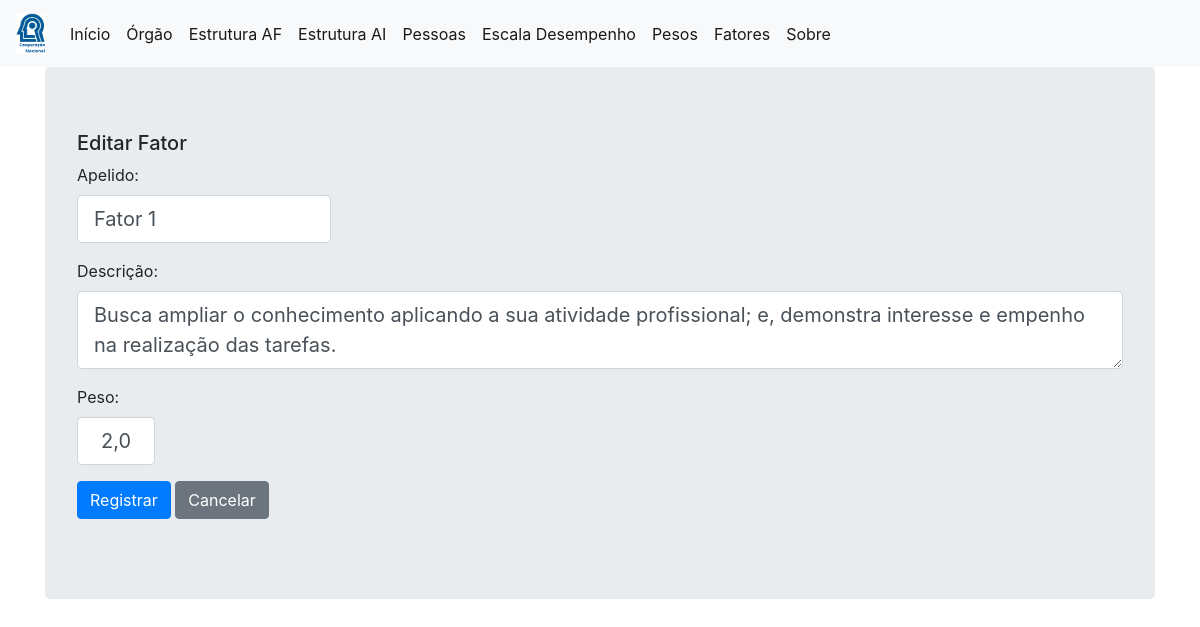
The app's page /edit_fatores/2 with its own data.
### project/models.py (models this page shows, shortened)
class Fatores (db.Model):
    __tablename__ = "fatores"
    id      = db.Column(db.Integer,primary_key=True)
    apelido = db.Column(db.String)
    desc    = db.Column(db.String)
    peso    = db.Column(db.Float)

### project/core/views.py (the view)
@core.route('/edit_fatores/<int:fator_id>', methods=['GET', 'POST'])
def edit_fatores(fator_id):
    fator = db.session.query(Fatores).get_or_404(fator_id)
    form = FatoresForm()
    if form.validate_on_submit():
        fator.apelido = form.apelido.data
        fator.desc    = form.desc.data
        fator.peso    = float(virg_ponto(form.peso.data))
        db.session.commit()
        flash('Fator atualizado com sucesso!', 'sucesso')
        return redirect(url_for('core.lista_fatores'))
    elif request.method == 'GET':
        form.apelido.data = fator.apelido
        form.desc.data    = fator.desc
        form.peso.data    = ponto_virg(str(fator.peso))
    return render_template('fatores_form.html', form=form, acao='Editar')

### project/core/forms.py
class FatoresForm(FlaskForm):
    apelido = StringField('Apelido: ', validators=[DataRequired(message="Informe o apelido!")])
    desc    = TextAreaField('Descrição: ', validators=[DataRequired(message="Informe a descrição!")])
    peso    = StringField('Peso: ', validators=[DataRequired(message="Informe o peso!")])
    submit   = SubmitField('Registrar')

### project/core/views.py (called while the page is built)
def ponto_virg(valor):
    if valor == None or valor == '':
            return 0
    else:
        return str(valor).replace('.', ',')

### project/templates/fatores_form.html (shortened to what this page needs)
{% extends "base.html" %}
{% block content %}
<div class="container">
<div class="jumbotron">
  <h5>{{acao}} Fator</h5>
  <form method="POST">
    <div class="form-row">
        <div class="col-3">
            <div class="form-group">
            {{ form.apelido.label(class="form-control-label") }}
            {% if form.apelido.errors %}
                {{ form.apelido(class="form-control form-control-lg is-invalid") }}
                <div class="invalid-feedback">
                {% for error in form.apelido.errors %}
                    <span>{{ error }}</span>
                {% endfor %}
                </div>
            {% else %}
                {{ form.apelido(class="form-control form-control-lg") }}
            {% endif %}
            </div>
        </div>
    </div>
    <div class="form-group">
      {{ form.desc.label(class="form-control-label") }}
      {% if form.desc.errors %}
        {{ form.desc(class="form-control form-control-lg is-invalid") }}
        <div class="invalid-feedback">
          {% for error in form.desc.errors %}
            <span>{{ error }}</span>
          {% endfor %}
        </div>
      {% else %}
        {{ form.desc(class="form-control form-control-lg") }}
      {% endif %}
    </div>
    <div class="form-row">
        <div class="col-1">
            <div class="form-group">
            {{ form.peso.label(class="form-control-label") }}
            {% if form.peso.errors %}
              {{ form.peso(class="form-control form-control-lg is-invalid peso-input") }}
                <div class="invalid-feedback">
                {% for error in form.peso.errors %}
                    <span>{{ error }}</span>
                {% endfor %}
                </div>
            {% else %}
              {{ form.peso(class="form-control form-control-lg peso-input") }}
            {% endif %}
            </div>
        </div>
    </div>
    <div class="form-group">
      {{ form.submit(class="btn btn-primary") }}
      <a href="{{url_for('core.lista_fatores')}}" class="btn btn-secondary">Cancelar</a>
    </div>
  </form>
</div>
</div>
{% endblock %}

### project/templates/fatores_form.html (style rules this page uses)
.peso-input { text-align: center; }

### records on screen
Fatores: apelido "Fator 1", desc "Busca ampliar o conhecimento aplicando a sua atividade profissional; e, demonstra interesse e empenho na realização das tarefas.", peso "2,0"

### other values on screen
{{ acao }} "Editar"
